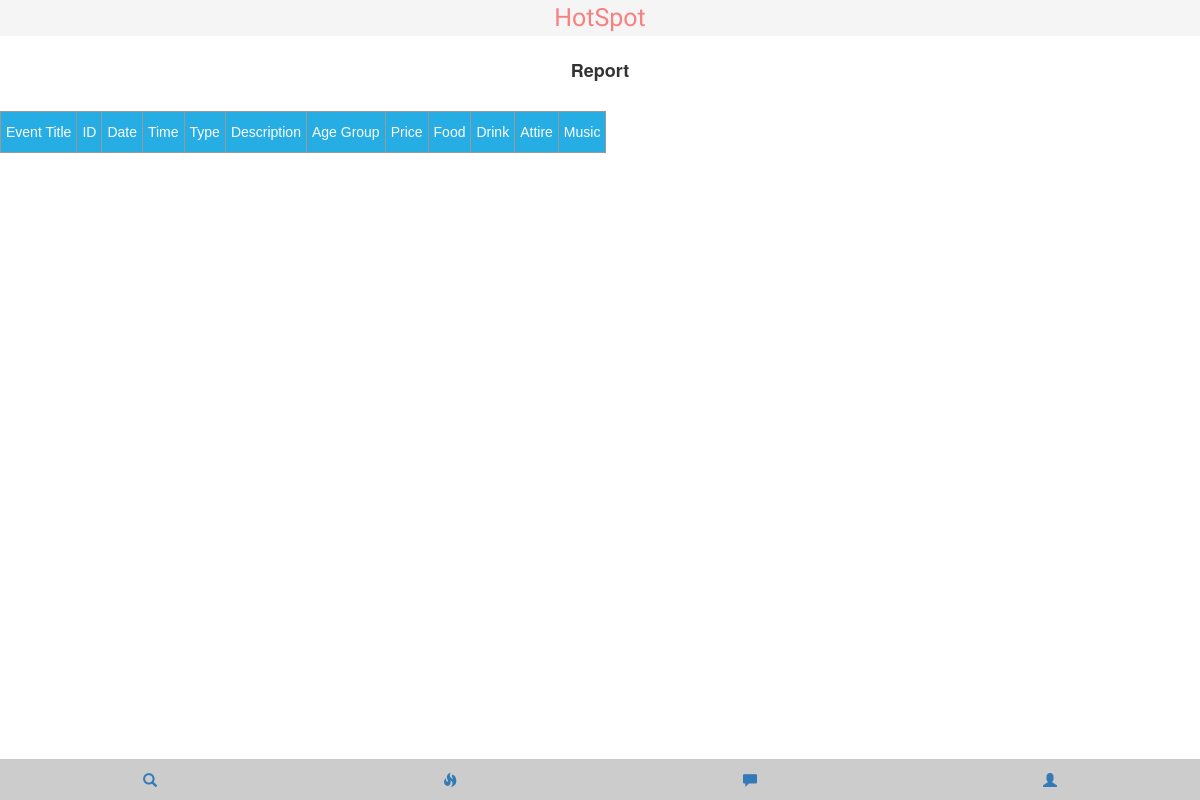
Before: /admin_reportsdr.php?dr=A with the older database file.
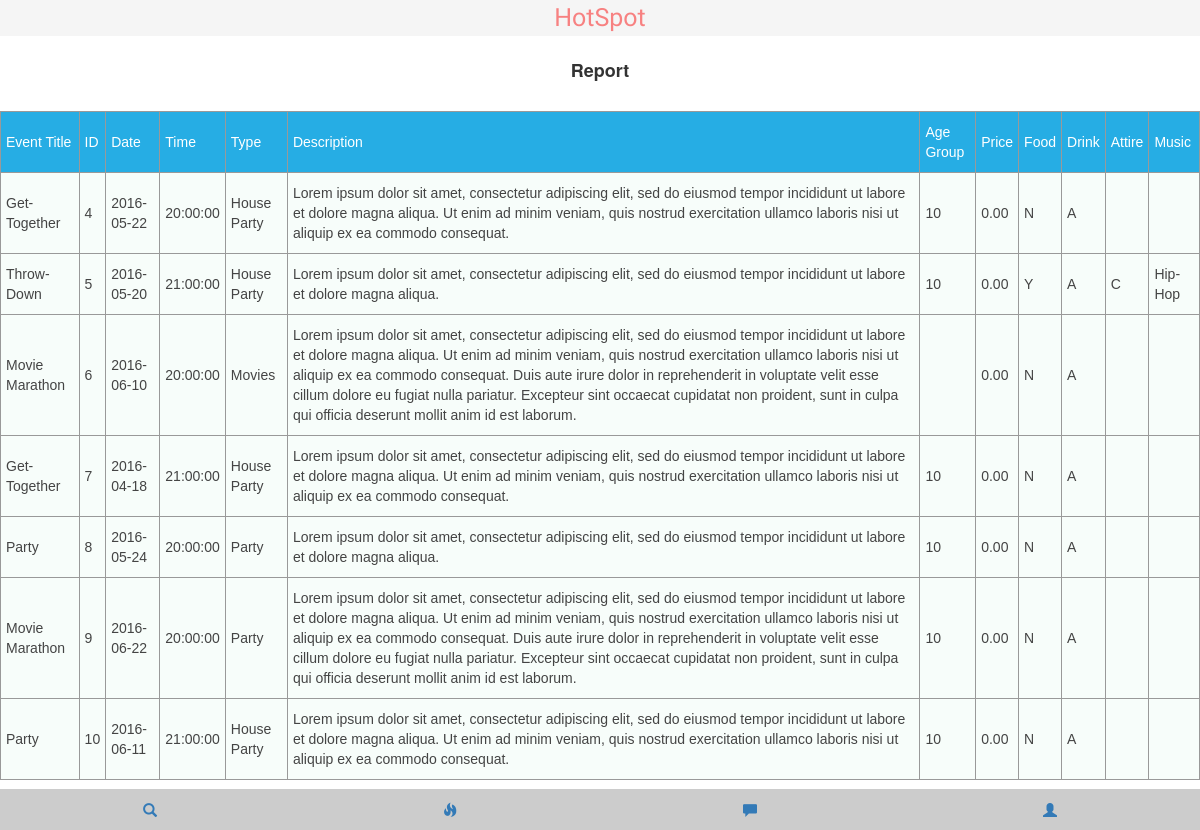
After: the same page with the newer database file.
### tables this page shows
CREATE TABLE `event` (
  `E_ID` int(11) NOT NULL,
  `E_CREATOR` int(7) NOT NULL,
  `E_TITLE` char(255) NOT NULL,
  `E_LAT_DEG` int(2) NOT NULL,
  `E_LAT_MIN` int(2) NOT NULL,
  `E_LAT_SEC` int(2) NOT NULL,
  `E_LONG_DEG` int(2) NOT NULL,
  `E_LONG_MIN` int(2) NOT NULL,
  `E_LONG_SEC` tinyint(2) NOT NULL,
  `E_DATE` date NOT NULL,
  `E_TIME_START` time NOT NULL,
  `E_TIME_END` time DEFAULT NULL,
  `E_TYPE` varchar(255) NOT NULL,
  `E_DESC` longtext NOT NULL,
  `E_PRIVATE` char(1) NOT NULL,
  `E_AGE_GROUP` varchar(20) DEFAULT NULL,
  `E_PRICE` float(5,2) NOT NULL,
  `E_FOOD` char(1) NOT NULL,
  `E_FOOD_TYPE` char(3) DEFAULT NULL,
  `E_DRINK` char(1) NOT NULL,
  `E_DRINK_TYPE` char(3) DEFAULT NULL,
  `E_BYO` char(1) NOT NULL,
  `E_ATTIRE` char(1) NOT NULL,
  `E_ATTIRE_TYPE` char(3) DEFAULT NULL,
  `E_SPONSOR` char(1) NOT NULL,
  `E_SPONSOR_TITLE` char(255) DEFAULT NULL,
  `USER_U_ID` int(7) NOT NULL,
  `LT_FOOD_F_FOOD_TYPE` char(3) DEFAULT NULL,
  `LT_ATTIRE_ATT_ATTIRE_TYPE` char(3) DEFAULT NULL,
  `LT_DRINK_D_DRINK_TYPE` char(3) DEFAULT NULL,
  `LT_AGE_AGE_CODE` int(3) DEFAULT NULL,
  `E_MUSIC_TYPE` char(50) DEFAULT NULL
);

### admin_reportsdr.php (the view, shortened to what this page needs)
<?php
  include("connection.php");
    $dr = isset($_GET['dr']) ? $_GET['dr'] : '';
		$result = mysqli_query($conn, "select * from EVENT where E_DRINK_TYPE= '$dr'" );
    include("header.php");
      echo "
      <html>
      <body>
      <head>
      <meta charset='utf-8'>
      <link rel='stylesheet' type='text/css' href='css/template.css'>
      <link rel='stylesheet' type='text/css' href='css/bootstrap-theme.min.css'>
      <meta http-equiv='X-UA-Compatible' content='IE=edge,chrome=1'>
      <meta name='viewport' content='width=device-width, initial-scale=1'>
      <script type='text/javascript' src='//cdn.jsdelivr.net/bootstrap.daterangepicker/2/daterangepicker.js'></script>
      <link rel='stylesheet' type='text/css' href='//cdn.jsdelivr.net/bootstrap.daterangepicker/2/daterangepicker.css' />
      <title>Report</title>
      </head>
      <br>
      <br>
      <br>
      <h4 align='center'><b>Report</b></h4>
      <br>
      <style type='text/css'>
     .tg  {border-collapse:collapse;border-spacing:0;border-color:#999;}
     .tg td{font-family:Arial, sans-serif;font-size:14px;padding:10px 5px;border-style:solid;border-width:1px;overflow:hidden;word-break:normal;border-color:#999;color:#444;background-color:#F7FDFA;}
     .tg th{font-family:Arial, sans-serif;font-size:14px;font-weight:normal;padding:10px 5px;border-style:solid;border-width:1px;overflow:hidden;word-break:normal;border-color:#999;color:#fff;background-color:#26ADE4;}
     .tg .tg-1oey{font-family:Impact, Charcoal, sans-serif !important;;background-color:#ffffff;color:#3531ff;vertical-align:top}
     .tg .tg-yw4l{vertical-align:top}
     .tg .tg-3we0{background-color:#ffffff;vertical-align:top}
     </style>
      <table class='tg' id= results>
      <tr>
      <th>Event Title</th>
      <th>ID</th>
      <th>Date</th>
      <th>Time</th>
      <th>Type</th>
      <th>Description</th>
      <th>Age Group</th>
      <th>Price</th>
      <th>Food</th>
      <th>Drink</th>
      <th>Attire</th>
      <th>Music</th>
      </tr>";
    while ($row = mysqli_fetch_object($result)) {
       echo "<tr>";
       echo"<td>". $row->E_TITLE."</td>";
       echo "<td>" . $row->E_ID . "</td>";
       echo "<td>" . $row->E_DATE . "</td>";
       echo "<td>" . $row->E_TIME_START . "</td>";
       echo "<td>" . $row->E_TYPE . "</td>";
       echo "<td>" . $row->E_DESC . "</td>";
       echo "<td>" . $row->E_AGE_GROUP . "</td>";
       echo "<td>" . $row->E_PRICE . "</td>";
       echo "<td>" . $row->E_FOOD . "</td>";
       echo "<td>" . $row->E_DRINK_TYPE . "</td>";
       echo "<td>" . $row->E_ATTIRE_TYPE . "</td>";
       echo "<td>" . $row->E_MUSIC_TYPE . "</td>";
       echo "</tr>";    }
       echo "</table>";
    include("nav.php");
?>

Changed rows visible on the page:
added event: E_TITLE "Get-Together", E_ID "4", E_DATE "2016-05-22", E_TIME_START "20:00:00", E_TYPE "House Party", E_DESC "Lorem ipsum dolor sit amet, consectetur adipiscing elit, sed do eiusmod tempor incididunt ut labore et dolore magna aliqua. Ut enim ad minim veniam, quis nostrud exercitation ullamco laboris nisi ut aliquip ex ea commodo consequat.", E_AGE_GROUP "10", E_PRICE "0.00", E_FOOD "N", E_DRINK_TYPE "A"
added event: E_TITLE "Throw-Down", E_ID "5", E_DATE "2016-05-20", E_TIME_START "21:00:00", E_TYPE "House Party", E_DESC "Lorem ipsum dolor sit amet, consectetur adipiscing elit, sed do eiusmod tempor incididunt ut labore et dolore magna aliqua.", E_AGE_GROUP "10", E_PRICE "0.00", E_FOOD "Y", E_DRINK_TYPE "A", E_ATTIRE_TYPE "C", E_MUSIC_TYPE "Hip-Hop"
added event: E_TITLE "Movie Marathon", E_ID "6", E_DATE "2016-06-10", E_TIME_START "20:00:00", E_TYPE "Movies", E_DESC "Lorem ipsum dolor sit amet, consectetur adipiscing elit, sed do eiusmod tempor incididunt ut labore et dolore magna aliqua. Ut enim ad minim veniam, quis nostrud exercitation ullamco laboris nisi ut aliquip ex ea commodo consequat. Duis aute irure dolor in reprehenderit in voluptate velit esse cillum dolore eu fugiat nulla pariatur. Excepteur sint occaecat cupidatat non proident, sunt in culpa qui officia deserunt mollit anim id est laborum.", E_PRICE "0.00", E_FOOD "N", E_DRINK_TYPE "A"
added event: E_TITLE "Get-Together", E_ID "7", E_DATE "2016-04-18", E_TIME_START "21:00:00", E_TYPE "House Party", E_DESC "Lorem ipsum dolor sit amet, consectetur adipiscing elit, sed do eiusmod tempor incididunt ut labore et dolore magna aliqua. Ut enim ad minim veniam, quis nostrud exercitation ullamco laboris nisi ut aliquip ex ea commodo consequat.", E_AGE_GROUP "10", E_PRICE "0.00", E_FOOD "N", E_DRINK_TYPE "A"
added event: E_TITLE "Party", E_ID "8", E_DATE "2016-05-24", E_TIME_START "20:00:00", E_TYPE "Party", E_DESC "Lorem ipsum dolor sit amet, consectetur adipiscing elit, sed do eiusmod tempor incididunt ut labore et dolore magna aliqua.", E_AGE_GROUP "10", E_PRICE "0.00", E_FOOD "N", E_DRINK_TYPE "A"
added event: E_TITLE "Movie Marathon", E_ID "9", E_DATE "2016-06-22", E_TIME_START "20:00:00", E_TYPE "Party", E_DESC "Lorem ipsum dolor sit amet, consectetur adipiscing elit, sed do eiusmod tempor incididunt ut labore et dolore magna aliqua. Ut enim ad minim veniam, quis nostrud exercitation ullamco laboris nisi ut aliquip ex ea commodo consequat. Duis aute irure dolor in reprehenderit in voluptate velit esse cillum dolore eu fugiat nulla pariatur. Excepteur sint occaecat cupidatat non proident, sunt in culpa qui officia deserunt mollit anim id est laborum.", E_AGE_GROUP "10", E_PRICE "0.00", E_FOOD "N", E_DRINK_TYPE "A"
added event: E_TITLE "Party", E_ID "10", E_DATE "2016-06-11", E_TIME_START "21:00:00", E_TYPE "House Party", E_DESC "Lorem ipsum dolor sit amet, consectetur adipiscing elit, sed do eiusmod tempor incididunt ut labore et dolore magna aliqua. Ut enim ad minim veniam, quis nostrud exercitation ullamco laboris nisi ut aliquip ex ea commodo consequat.", E_AGE_GROUP "10", E_PRICE "0.00", E_FOOD "N", E_DRINK_TYPE "A"
